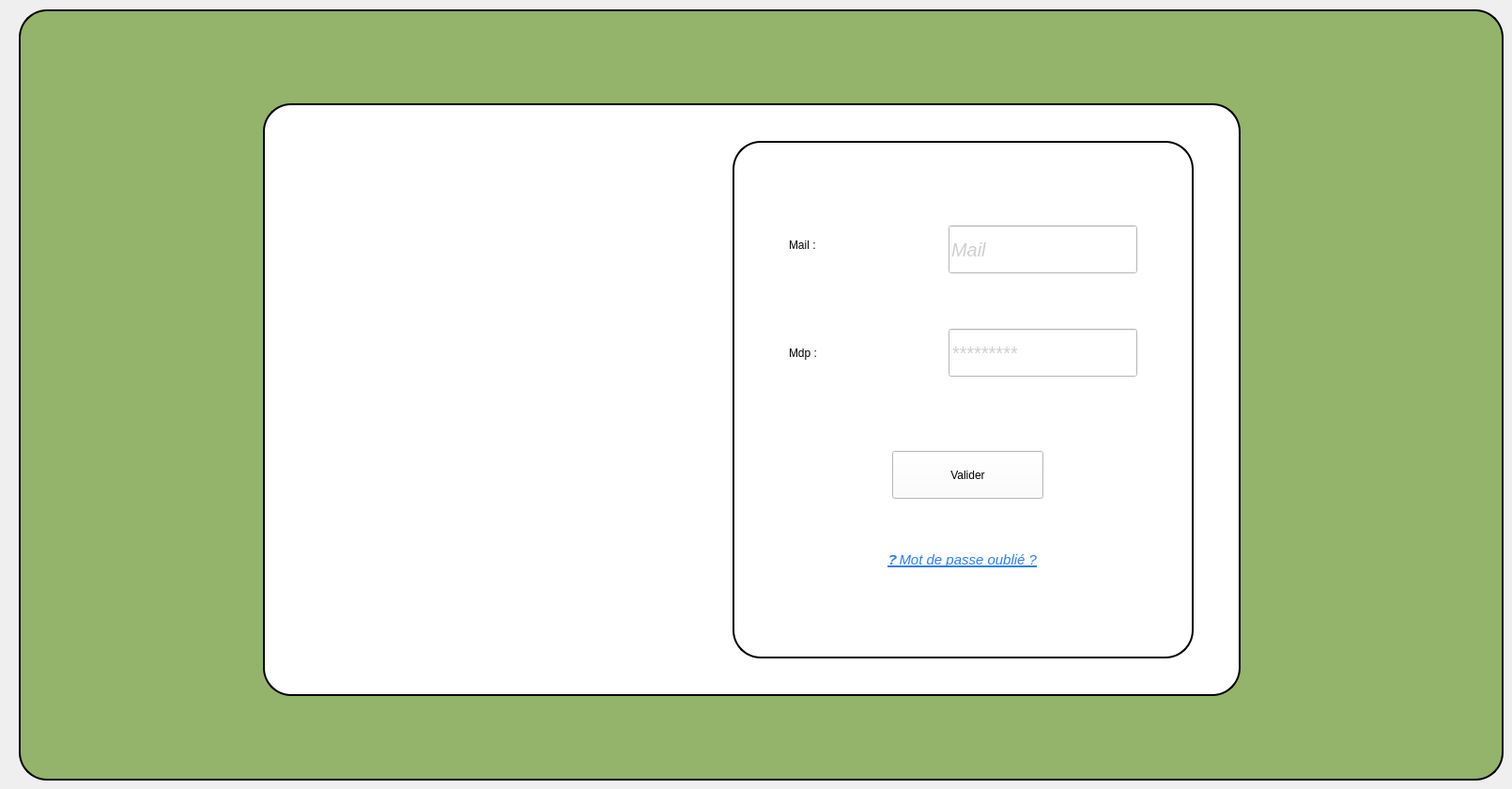
    <widget class="QWidget" name="page">
     <widget class="QGroupBox" name="groupBox_52">
      <property name="geometry">
       <rect>
        <x>20</x>
        <y>0</y>
        <width>1581</width>
        <height>831</height>
       </rect>
      </property>
      <property name="accessibleName">
       <string/>
      </property>
      <property name="styleSheet">
       <string notr="true">QGroupBox {
        background-color:  rgb(148, 179, 107); 
    border: 2px solid rgb(0, 0, 0);  /* bordure violette */
    border-radius: 30px;
    margin-top: 10px;
    padding: 10px;
}

QGroupBox::title {
    subcontrol-origin: margin;
    subcontrol-position: top left;
    padding: 2px 10px;
    color: #bd22ff;                   /* couleur du titre */
    font-weight: bold;
}
</string>
      </property>
      <property name="title">
       <string/>
      </property>
      <widget class="QGroupBox" name="groupBox_53">
       <property name="geometry">
        <rect>
         <x>260</x>
         <y>100</y>
         <width>1041</width>
         <height>641</height>
        </rect>
       </property>
       <property name="styleSheet">
        <string notr="true">background-color: rgb(255, 255, 255);</string>
       </property>
       <property name="title">
        <string/>
       </property>
       <widget class="QGroupBox" name="groupBox_54">
        <property name="geometry">
         <rect>
          <x>500</x>
          <y>40</y>
          <width>491</width>
          <height>561</height>
         </rect>
        </property>
        <property name="styleSheet">
         <string notr="true"/>
        </property>
        <property name="title">
         <string/>
        </property>
        <widget class="QLabel" name="label_76">
         <property name="geometry">
          <rect>
           <x>60</x>
           <y>100</y>
           <width>81</width>
           <height>41</height>
          </rect>
         </property>
         <property name="styleSheet">
          <string notr="true">font-family: &quot;Segoe UI&quot;, Arial, sans-serif;
font: 20pt &quot;Segoe UI&quot;;
border:0px;

 
color: rgb(0, 0, 0);</string>
         </property>
         <property name="text">
          <string>Mail :</string>
         </property>
        </widget>
        <widget class="QLineEdit" name="enter_mail">
         <property name="geometry">
          <rect>
           <x>230</x>
           <y>100</y>
           <width>201</width>
           <height>51</height>
          </rect>
         </property>
         <property name="tabletTracking">
          <bool>false</bool>
         </property>
         <property name="styleSheet">
          <string notr="true">

border-bottom-color: #bd22ff;
color: #A0A0A0; /* Gris clair */
    font-style: italic;
    font-size: 15pt;</string>
         </property>
         <property name="text">
          <string/>
         </property>
         <property name="placeholderText">
          <string>Mail</string>
         </property>
        </widget>
        <widget class="QLabel" name="label_77">
         <property name="geometry">
          <rect>
           <x>60</x>
           <y>210</y>
           <width>81</width>
           <height>51</height>
          </rect>
         </property>
         <property name="styleSheet">
          <string notr="true">font-family: &quot;Segoe UI&quot;, Arial, sans-serif;
font: 20pt &quot;Segoe UI&quot;;
border:0px;

 
color: rgb(0, 0, 0);
</string>
         </property>
         <property name="text">
          <string>Mdp :</string>
         </property>
        </widget>
        <widget class="QLineEdit" name="enter_mdp">
         <property name="geometry">
          <rect>
           <x>230</x>
           <y>210</y>
           <width>201</width>
           <height>51</height>
          </rect>
         </property>
         <property name="styleSheet">
          <string notr="true">

border-bottom-color: #bd22ff;
color: #A0A0A0; /* Gris clair */
    font-style: italic;
    font-size: 15pt;</string>
         </property>
         <property name="text">
          <string/>
         </property>
         <property name="placeholderText">
          <string>*********</string>
         </property>
        </widget>
        <widget class="QPushButton" name="valider">
         <property name="geometry">
          <rect>
           <x>170</x>
           <y>340</y>
           <width>161</width>
           <height>51</height>
          </rect>
         </property>
         <property name="styleSheet">
          <string notr="true">QPushButton {    background-color:  rgb(203, 203, 203); ; /* button background */ color: white; /* text color */ border: 1px solid ; /* black border */ border-radius: 8px; padding: 6px 12px;  font-size: 20px;} 
QPushButton:hover { background-color:rgb(203,203,253) ; /* hover color */
};</string>
         </property>
         <property name="text">
          <string>Valider</string>
         </property>
        </widget>
        <widget class="QPushButton" name="mdp_oublie">
         <property name="geometry">
          <rect>
           <x>160</x>
           <y>430</y>
           <width>181</width>
           <height>51</height>
          </rect>
         </property>
         <property name="styleSheet">
          <string notr="true">QPushButton {
    background-color: transparent;
    color: #2c7ef8;
    border: none;
    text-align: left;
    text-decoration: underline;
    font-style: italic;
    font-size: 15px;
    padding-left: 5px;
    qproperty-text: &quot;❓ Mot de passe oublié ?&quot;;
}

QPushButton:hover {
    color: #1a5cd8;
    text-decoration: none;
}</string>
         </property>
         <property name="text">
          <string>❓ Mot de passe oublié ?</string>
         </property>
        </widget>
       </widget>
       <widget class="QLabel" name="label_7">
        <property name="geometry">
         <rect>
          <x>60</x>
          <y>210</y>
          <width>381</width>
          <height>181</height>
         </rect>
        </property>
        <property name="styleSheet">
         <string notr="true">width:10px;</string>
        </property>
        <property name="text">
         <string/>
        </property>
        <property name="pixmap">
         <pixmap resource="ressources.qrc">:/new/prefix1/logo.jpg</pixmap>
        </property>
        <property name="scaledContents">
         <bool>true</bool>
        </property>
       </widget>
      </widget>
     </widget>
    </widget>
